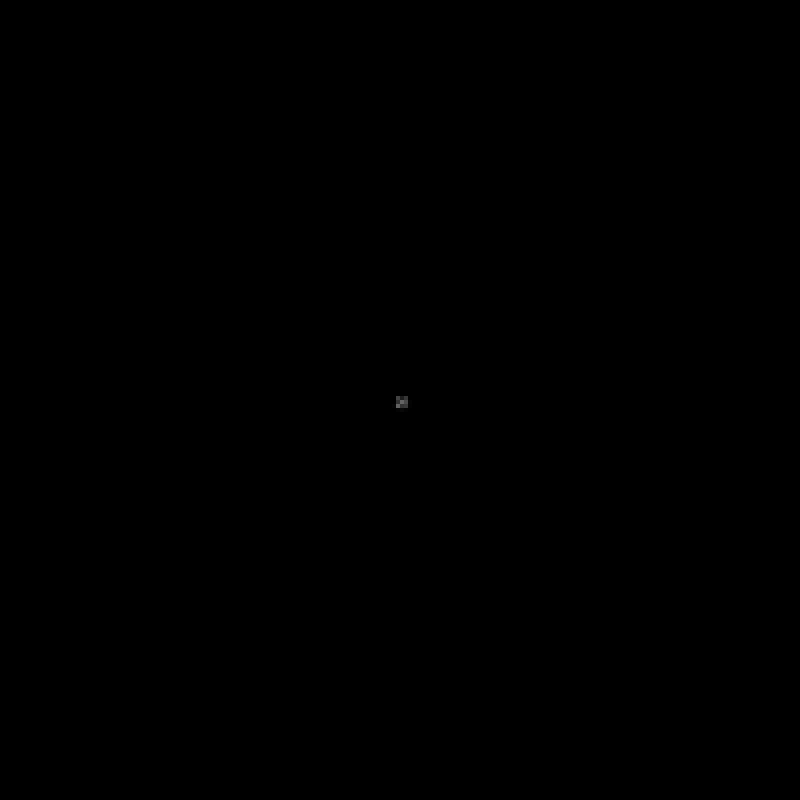
Frame 1 (no input)
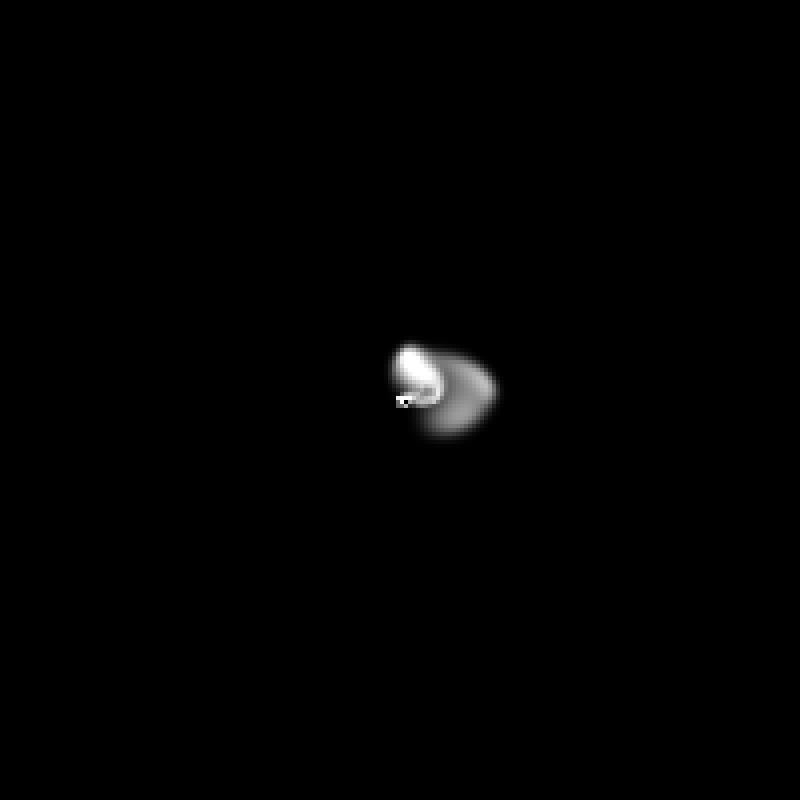
Frame 60 (the mouse pressed at the canvas centre just before this capture)
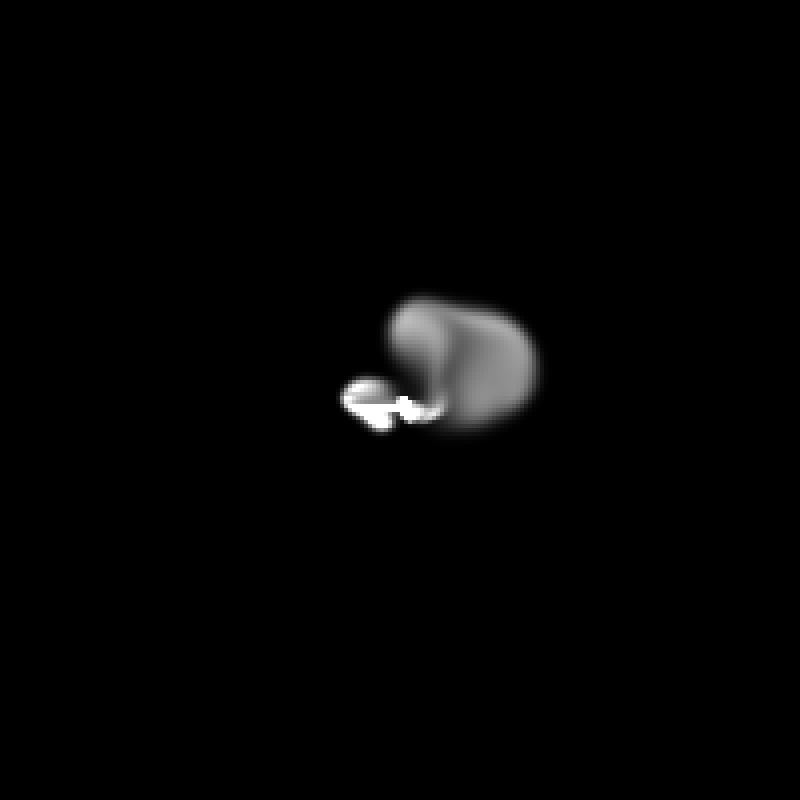
Frame 120 (the mouse held since frame 60 and released just before this capture)

The Processing sketch that drew these frames (run headless with seeded random() and noise(); from frame 60 on, the mouse is pressed at the canvas centre):

// Processing sketch: Eulerian_Fluid_2D
// ── Eulerian_Fluid_2D.pde
final int N = 200;
final int iter = 10;
final int SCALE = 4;
float t = 0;

Fluid fluid;

void settings() {
  size(N*SCALE, N*SCALE);
}

void setup() {
  fluid = new Fluid(0.1, 0, 0.0000001);
}

void draw() {
  background(0);
  int cx = int(0.5*width/SCALE);
  int cy = int(0.5*width/SCALE);
  for (int i = -1; i <= 1; i++) {
    for (int j = -1; j <= 1; j++) {
      fluid.addD(cx+i, cy+j, random(20, 120));
    }
  }
  for (int i = 0; i < 2; i++) {
    float angle = noise(t) * TWO_PI * 2;
    PVector v = PVector.fromAngle(angle);
    v.mult(0.2);
    t += 0.01;
    fluid.addV(cx, cy, v.x, v.y);
  }

  fluid.step();
  fluid.render();
  println("Size:" + N, "FrameRate: " + frameRate);

}

// ── Fluid.pde
int to1X(int x, int y) {
  return x + (y * N);
}

class Fluid {
  int size;
  float dt;
  float diff;
  float visc;

  float[] s;
  float[] density;

  float[] Vx;
  float[] Vy;

  float[] Vx0;
  float[] Vy0;

  Fluid(float dt, float diffusion, float viscosity) {

    this.size = N;
    this.dt = dt;
    this.diff = diffusion;
    this.visc = viscosity;

    this.s = new float[N*N];
    this.density = new float[N*N];

    this.Vx = new float[N*N];
    this.Vy = new float[N*N];

    this.Vx0 = new float[N*N];
    this.Vy0 = new float[N*N];
  }

  void step() {
    int N          = this.size;
    float visc     = this.visc;
    float diff     = this.diff;
    float dt       = this.dt;
    float[] Vx      = this.Vx;
    float[] Vy      = this.Vy;
    float[] Vx0     = this.Vx0;
    float[] Vy0     = this.Vy0;
    float[] s       = this.s;
    float[] density = this.density;

    diffuse(1, Vx0, Vx, visc, dt);
    diffuse(2, Vy0, Vy, visc, dt);

    project(Vx0, Vy0, Vx, Vy);

    advect(1, Vx, Vx0, Vx0, Vy0, dt);
    advect(2, Vy, Vy0, Vx0, Vy0, dt);

    project(Vx, Vy, Vx0, Vy0);

    diffuse(0, s, density, diff, dt);
    advect(0, density, s, Vx, Vy, dt);
  }

  void addD(int x, int y, float amount) {
    int index = to1X(x, y);
    this.density[index] += amount;
  }

  void addV(int x, int y, float amountX, float amountY) {
    int index = to1X(x, y);
    this.Vx[index] += amountX;
    this.Vy[index] += amountY;
  }

  void render() {
    colorMode(HSB, 255);
    for (int i = 0; i < N; i++) {
      for (int j = 0; j < N; j++) {
        float x = i * SCALE;
        float y = j * SCALE;
        float d = this.density[to1X(i, j)];
        fill((d + 50) % 255,0,d);
        noStroke();
        rect(x, y, SCALE, SCALE);
      }
    }
  }
  
  void diffuse(int b, float[] x, float[] x0, float diff, float dt) {
    float a = dt * diff * (N - 2) * (N - 2);
    linear_solve(b, x, x0, a, 1 + 6 * a);
  }

  void linear_solve(int b, float[] x, float[] x0, float a, float c) {
    float cRecip = 1.0 / c;
    for (int k = 0; k < iter; k++) {
      for (int j = 1; j < N - 1; j++) {
        for (int i = 1; i < N - 1; i++) {
          x[to1X(i, j)] =
            (x0[to1X(i, j)]
            + a*(    x[to1X(i+1, j)]
            +x[to1X(i-1, j)]
            +x[to1X(i, j+1)]
            +x[to1X(i, j-1)]
            )) * cRecip;
        }
      }  
      set_boundary(b, x);
    }
  }
  
  void project(float[] velocX, float[] velocY, float[] p, float[] div) {
    for (int j = 1; j < N - 1; j++) {
      for (int i = 1; i < N - 1; i++) {
        div[to1X(i, j)] = -0.5f*(
          velocX[to1X(i+1, j)]
          -velocX[to1X(i-1, j)]
          +velocY[to1X(i, j+1)]
          -velocY[to1X(i, j-1)]
          )/N;
        p[to1X(i, j)] = 0;
      }
    }
  
    set_boundary(0, div); 
    set_boundary(0, p);
    linear_solve(0, p, div, 1, 6);
  
    for (int j = 1; j < N - 1; j++) {
      for (int i = 1; i < N - 1; i++) {
        velocX[to1X(i, j)] -= 0.5f * (  p[to1X(i+1, j)]
          -p[to1X(i-1, j)]) * N;
        velocY[to1X(i, j)] -= 0.5f * (  p[to1X(i, j+1)]
          -p[to1X(i, j-1)]) * N;
      }
    }
    set_boundary(1, velocX);
    set_boundary(2, velocY);
  }
  
  
  void advect(int b, float[] d, float[] d0, float[] velocX, float[] velocY, float dt) {
    float i0, i1, j0, j1;  
    float dtx = dt * (N - 2);
    float dty = dt * (N - 2);  
    float s0, s1, t0, t1;
    float temp1, temp2, x, y;  
    float Nfloat = N;
    float ifloat, jfloat;
    int i, j;
  
    for (j = 1, jfloat = 1; j < N - 1; j++, jfloat++) { 
      for (i = 1, ifloat = 1; i < N - 1; i++, ifloat++) {
        temp1 = dtx * velocX[to1X(i, j)];
        temp2 = dty * velocY[to1X(i, j)];
        x    = ifloat - temp1; 
        y    = jfloat - temp2;
  
        if (x < 0.5f) 
          x = 0.5f; 
        if (x > Nfloat + 0.5f) 
          x = Nfloat + 0.5f; 
        i0 = floor(x); 
        i1 = i0 + 1.0f;
        if (y < 0.5f) 
          y = 0.5f; 
        if (y > Nfloat + 0.5f) 
          y = Nfloat + 0.5f; 
        j0 = floor(y);
        j1 = j0 + 1.0f; 
  
        s1 = x - i0; 
        s0 = 1.0f - s1; 
        t1 = y - j0; 
        t0 = 1.0f - t1;
  
        int i0i = int(i0);
        int i1i = int(i1);
        int j0i = int(j0);
        int j1i = int(j1);
  
        d[to1X(i, j)] = 
          s0 * (t0 * d0[to1X(i0i, j0i)] + t1 * d0[to1X(i0i, j1i)]) +
          s1 * (t0 * d0[to1X(i1i, j0i)] + t1 * d0[to1X(i1i, j1i)]);
      }
    }  
    set_boundary(b, d);
  }
    
  void set_boundary(int b, float[] x) {
    for (int i = 1; i < N - 1; i++) {
      x[to1X(i, 0  )] = b == 2 ? -x[to1X(i, 1  )] : x[to1X(i, 1 )];
      x[to1X(i, N-1)] = b == 2 ? -x[to1X(i, N-2)] : x[to1X(i, N-2)];
    }
    for (int j = 1; j < N - 1; j++) {
      x[to1X(0, j)] = b == 1 ? -x[to1X(1, j)] : x[to1X(1, j)];
      x[to1X(N-1, j)] = b == 1 ? -x[to1X(N-2, j)] : x[to1X(N-2, j)];
    }
  
    x[to1X(0, 0)] = 0.5f * (x[to1X(1, 0)] + x[to1X(0, 1)]);
    x[to1X(0, N-1)] = 0.5f * (x[to1X(1, N-1)] + x[to1X(0, N-2)]);
    x[to1X(N-1, 0)] = 0.5f * (x[to1X(N-2, 0)] + x[to1X(N-1, 1)]);
    x[to1X(N-1, N-1)] = 0.5f * (x[to1X(N-2, N-1)] + x[to1X(N-1, N-2)]);
  }

}
